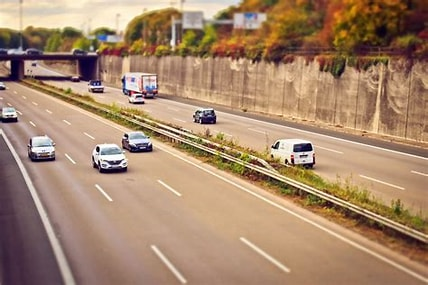
#> input picture 8-8-2024/test.jpg, 428 x 285 px
$ jupyter execute Untitled.ipynb
#> lines starting #> are read from the running program, lines starting #| are printed output that depends on the picture
[cell 1]
import cv2
import numpy as np

# Read the image using OpenCV
image = cv2.imread('test.jpg')
#> image is the input picture: shape (285, 428, 3); mean B, G, R 108.9, 135.7, 166.9

# Check if the image was loaded successfully
if image is None:
    print("Could not read the image. Please check the file path.")
    exit()

# Display the original image
cv2.imshow('Original Image', image)
cv2.waitKey(0)  # Wait for a key press to close the window
cv2.destroyAllWindows()  # Close all OpenCV windows

[cell 2]
import cv2
import numpy as np

# Read the image using OpenCV
image = cv2.imread('test.jpg')

# Check if the image was loaded successfully
if image is None:
    print("Could not read the image. Please check the file path.")
    exit()

grey_image = cv2.cvtColor(image,cv2.COLOR_BGR2GRAY)
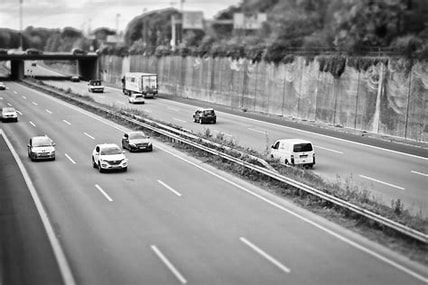
#> grey_image: shape (285, 428); min 0, max 255, mean 142
cv2.imshow('Image', grey_image)
cv2.waitKey(0)  # Wait for a key press to close the window
cv2.destroyAllWindows()  # Close all OpenCV windows

[cell 3]
import cv2
import numpy as np

# Read the image using OpenCV
image = cv2.imread('test.jpg')

# Check if the image was loaded successfully
if image is None:
    print("Could not read the image. Please check the file path.")
    exit()

#we apply a Gaussain blur into the above image
blurred_image = cv2.GaussianBlur(grey_image,(5,5),0)
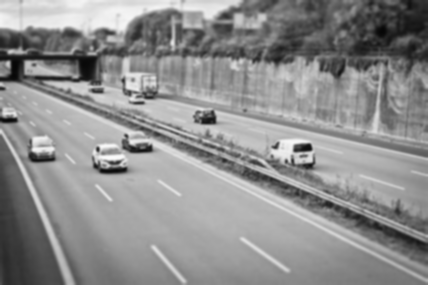
#> blurred_image: shape (285, 428); min 6, max 251, mean 142
cv2.imshow('Image', blurred_image)
cv2.waitKey(0)  # Wait for a key press to close the window
cv2.destroyAllWindows()

[cell 4]
import cv2
import numpy as np

# Read the image with the OpenCV library
image = cv2.imread('test.jpg')

# Check if the image was successfully loaded
if image is None:
    print("Could not read the image")
    exit()

# Display the image
# cv2.imshow('Original Image', image)
# cv2.waitKey(0)
# cv2.destroyAllWindows()

#convert to greyscale
grey_image = cv2.cvtColor(image,cv2.COLOR_BGR2GRAY)

#we apply a Gaussain blur into the above image
blurred_image = cv2.GaussianBlur(grey_image,(5,5),0)

#edge detection
edges = cv2.Canny(blurred_image,50,150)
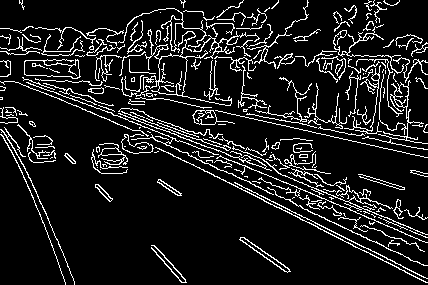
#> edges: shape (285, 428); 11.1% white in thin lines or dots

#orginal image
cv2.imshow('Original Image', image)
cv2.waitKey(0)

cv2.imshow('greyscale image', grey_image)
cv2.waitKey(0)

cv2.imshow('blurred image', blurred_image)
cv2.waitKey(0)

cv2.imshow('edges', edges)
cv2.waitKey(0)

cv2.destroyAllWindows()
